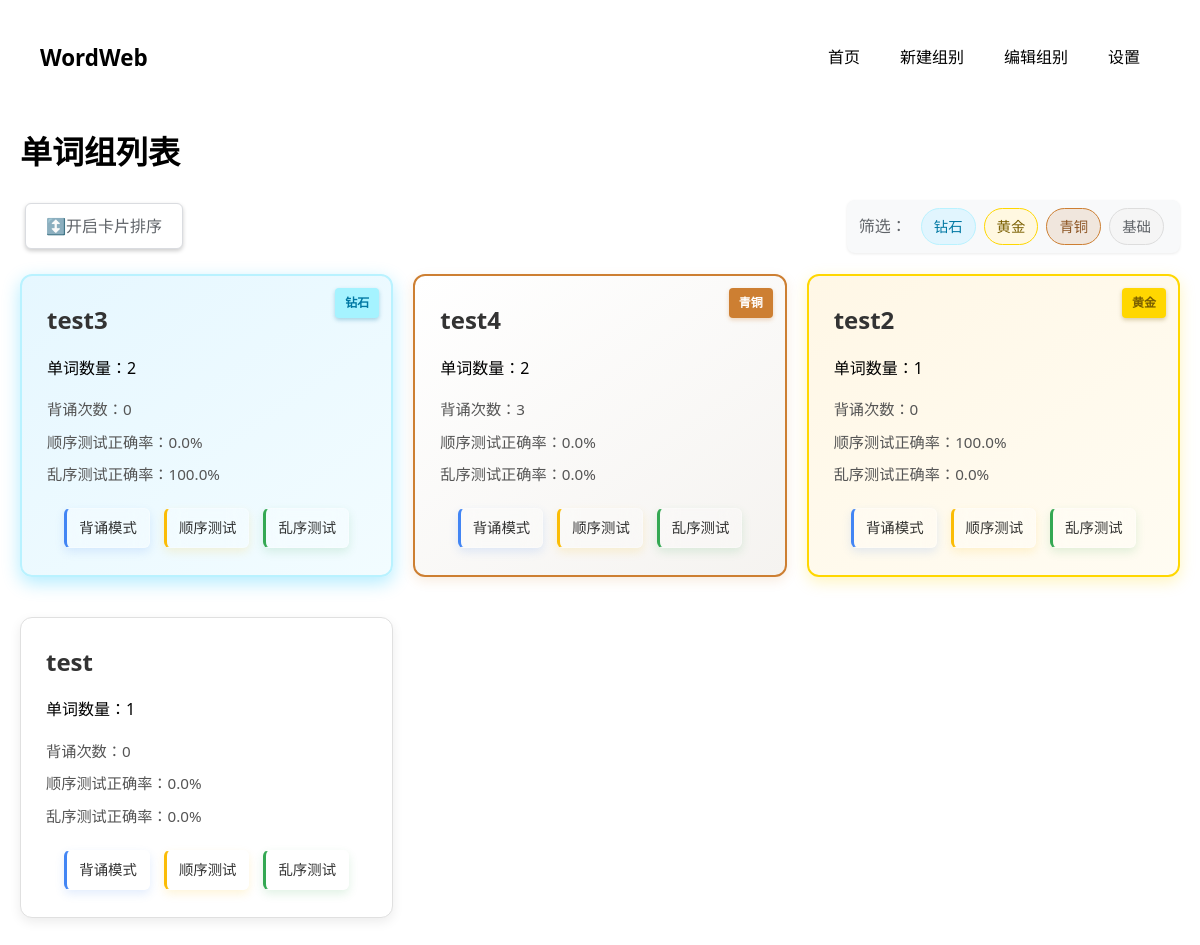
Before: / with the older database file.
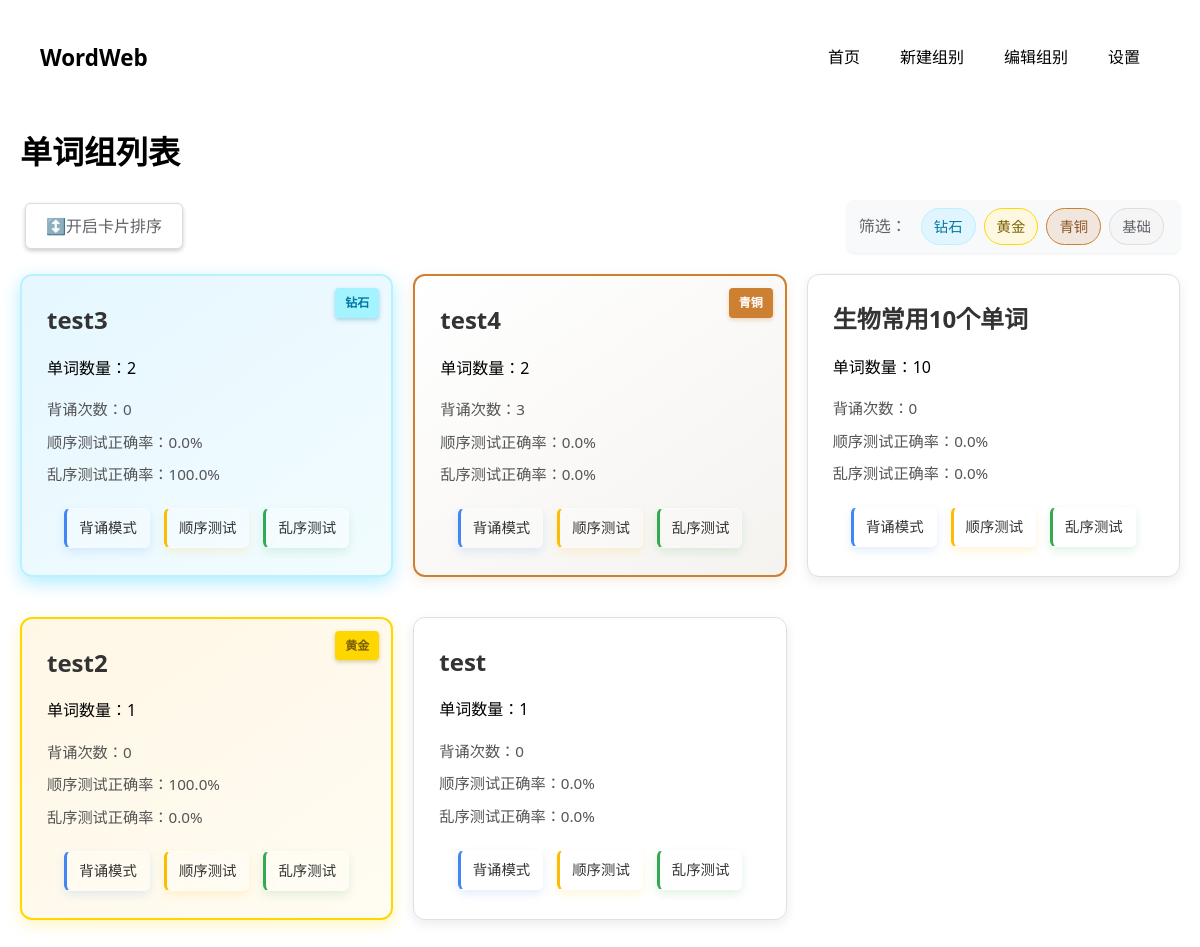
After: the same page with the newer database file.
### app/models.py (models this page shows)
class WordGroup(db.Model):
    id = db.Column(db.Integer, primary_key=True)
    name = db.Column(db.String(100), unique=True, nullable=False)
    created_at = db.Column(db.DateTime, default=datetime.utcnow)
    order_index = db.Column(db.Integer, default=0)  # 添加排序字段
    words = db.relationship('Word', backref='group', lazy='dynamic', cascade='all, delete-orphan')
    stats = db.relationship('GroupStats', backref='group', uselist=False, cascade='all, delete-orphan')

class GroupStats(db.Model):
    id = db.Column(db.Integer, primary_key=True)
    group_id = db.Column(db.Integer, db.ForeignKey('word_group.id'), unique=True)
    study_count = db.Column(db.Integer, default=0)
    order_quiz_count = db.Column(db.Integer, default=0)
    random_quiz_count = db.Column(db.Integer, default=0)
    last_score = db.Column(db.Float, default=0.0)  # 顺序测试正确率
    random_last_score = db.Column(db.Float, default=0.0)  # 乱序测试正确率

### app/blueprints/main.py (the view)
@main_bp.route('/')
def index():
    groups = WordGroup.query.order_by(WordGroup.order_index, WordGroup.created_at).all()
    return render_template('index.html', groups=groups)

### app/templates/index.html (shortened to what this page needs)
{% extends "base.html" %}
{% block content %}
<h1>单词组列表</h1>
<div class="page-controls" style="display: flex; justify-content: space-between; margin-bottom: 20px;">
    <div class="sort-controls">
        <button id="toggle-drag-mode" class="btn btn-secondary">
            <span class="btn-icon">↕️</span> 开启卡片排序
        </button>
    </div>
    <div class="filter-controls">
        <div class="filter-btn-group">
            <span class="filter-label">筛选：</span>
            <label class="filter-btn">
                <span class="chip diamond">钻石</span>
            </label>
            <label class="filter-btn">
                <span class="chip gold">黄金</span>
            </label>
            <label class="filter-btn">
                <span class="chip bronze">青铜</span>
            </label>
            <label class="filter-btn">
                <span class="chip basic">基础</span>
            </label>
        </div>
    </div>
</div>
<div class="group-list" id="sortable-groups">
    {% for group in groups %}
    <div class="group-card
        {% if group.stats.random_last_score == 1.0 %}diamond-card
        {% elif group.stats.last_score == 1.0 %}gold-card
        {% elif group.stats.study_count >= 3 %}bronze-card
        {% else %}basic-card
        {% endif %}"
        data-id="{{ group.id }}"
        data-type="{% if group.stats.random_last_score == 1.0 %}diamond{% elif group.stats.last_score == 1.0 %}gold{% elif group.stats.study_count >= 3 %}bronze{% else %}basic{% endif %}"
        data-order="{{ group.order_index or loop.index }}">
        <h2>{{ group.name }}</h2>
        <p>单词数量：{{ group.words.count() }}</p>
        <div class="stats">
            <span>背诵次数：{{ group.stats.study_count }}</span>
            <span>顺序测试正确率：{{ "%.1f"|format(group.stats.last_score*100) }}%</span>
            <span>乱序测试正确率：{{ "%.1f"|format((group.stats.random_last_score or 0)*100) }}%</span>
        </div>
        <div class="actions">
            <a href="{{ url_for('practice.study_mode', group_id=group.id) }}" class="btn glass-btn study">背诵模式</a>
            <a href="{{ url_for('practice.quiz_mode', group_id=group.id, mode='order') }}" class="btn glass-btn order">顺序测试</a>
            <a href="{{ url_for('practice.quiz_mode', group_id=group.id, mode='random') }}" class="btn glass-btn random">乱序测试</a>
        </div>
        {% if group.stats.random_last_score == 1.0 %}
        <div class="card-badge diamond">钻石</div>
        {% elif group.stats.last_score == 1.0 %}
        <div class="card-badge gold">黄金</div>
        {% elif group.stats.study_count >= 3 %}
        <div class="card-badge bronze">青铜</div>
        {% endif %}
    </div>
    {% endfor %}
</div>
{% endblock %}

### app/templates/base.html (shortened to what this page needs)
<!DOCTYPE html>
<html>
<head>
    <link rel="stylesheet" href="{{ url_for('static', filename='style.css') }}">
</head>
<body>
    <nav>
        <a href="{{ url_for('main.index') }}" class="brand">WordWeb</a>
        <div class="nav-links">
            <a href="{{ url_for('main.index') }}">首页</a>
            <a href="{{ url_for('groups.create_group') }}">新建组别</a>
            <a href="{{ url_for('groups.manage_groups') }}">编辑组别</a>
            <a href="{{ url_for('settings.index') }}">设置</a>
        </div>
    </nav>
    <div class="container">
        {% block content %}{% endblock %}
    </div>
</body>
</html>

Changed rows visible on the page:
added WordGroup: name "生物常用10个单词", words.count "10", stats.study_count "0"
added GroupStats: group.stats.last_score*100 "0.0", (group.stats.random_last_scoreor0)*100 "0.0"
